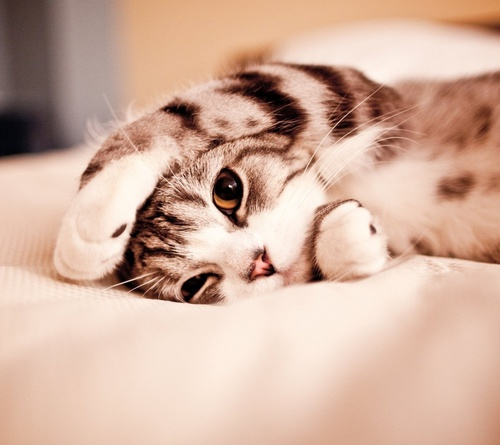
#> input picture Basic Image Processing/notebooks/cute_cat.jpg, 500 x 445 px
$ jupyter execute BasicImageProcessingTechniques.ipynb   (shell and % lines are left out)   (older library calls are emulated)
#> lines starting #> are read from the running program, lines starting #| are printed output that depends on the picture
[cell 1]
'''
Basic Image Processing Techniques
'''
# Importing libraries
import numpy as np
import os
from imageio import imread
import matplotlib.pyplot as plt
from skimage.transform import rotate
import skimage.io
import skimage.transform
import PIL
from PIL import Image

[cell 2]
def print_typeshape(img):
    '''
    Prints the type and shape of image
    '''
    print(f"Type of image: {type(img)}")
    print(f"Shape of image: {img.shape}")

## Loading and Plotting image

[cell 3]
# Loading image
cute_cat = imread('cute_cat.jpg')
#> cute_cat is the input picture: shape (445, 500, 3); mean R, G, B 210.1, 176.2, 158.3
print_typeshape(cute_cat)
#| Type of image: <class 'numpy.ndarray'>
#| Shape of image: (445, 500, 3)
# Pretty plot
plt.figure('Cute Cat')
plt.imshow(cute_cat)
plt.title("Original Image")
_ = plt.axis('off')

[cell 4]
# Reading the image as float value
cute_cat_float = imread('cute_cat.jpg').astype(np.float)
print_typeshape(cute_cat_float)
#| Type of image: <class 'numpy.ndarray'>
#| Shape of image: (445, 500, 3)
# Pretty plot
plt.figure('Cute cat - float')
plt.imshow(cute_cat_float)
plt.title('Original image read as float values')
_ = plt.axis('off')
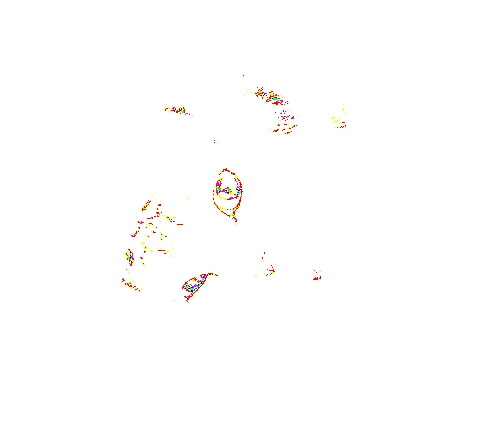
#> shown: shape (445, 500, 3) float64; mean R, G, B 0.999, 0.996, 0.995

That's weird why not normalize it and try again

[cell 5]
plt.figure('Cute cat corrected')
plt.imshow(cute_cat_float/255.)
plt.title('Original Image in float normalized by 255.')
_ = plt.axis('off')

## Resize

[cell 6]
# Resize
im = Image.open('cute_cat.jpg')
cat_small = np.array(im.resize([100, 100], resample =  1))
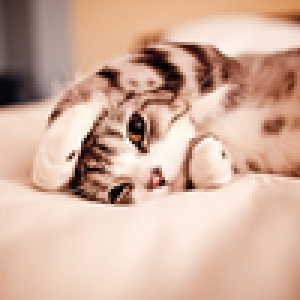
#> cat_small: shape (100, 100, 3) (shown 3 times larger); mean R, G, B 210.1, 176.2, 158.4
print_typeshape(cat_small)
#| Type of image: <class 'numpy.ndarray'>
#| Shape of image: (100, 100, 3)
# Pretty plot
plt.figure('Resized image')
plt.imshow(cat_small)
plt.title('Small sized cat image')
_ = plt.axis('off')

## Grayscale

[cell 7]
# Grayscale
def rgb2gray(img):
    if len(img.shape) is 3:
        return np.dot(img[...,:3], [0.299, 0.587, 0.114])
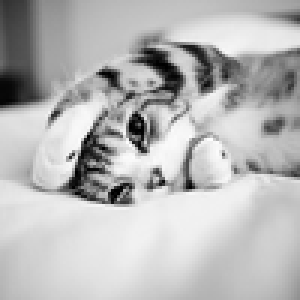
#> returned value: shape (100, 100) float64 (shown 3 times larger); min 0, max 254.1, mean 184.3
    else:
        print("Current image is gray!")
    return img

cat_small_gray = rgb2gray(cat_small)
print_typeshape(cat_small_gray)
#| Type of image: <class 'numpy.ndarray'>
#| Shape of image: (100, 100)
# Pretty plot
plt.figure('Small cat image')
plt.imshow(cat_small_gray, cmap=plt.get_cmap('gray'))
plt.title('Grayscale image')
plt.colorbar()
_ = plt.axis('off')
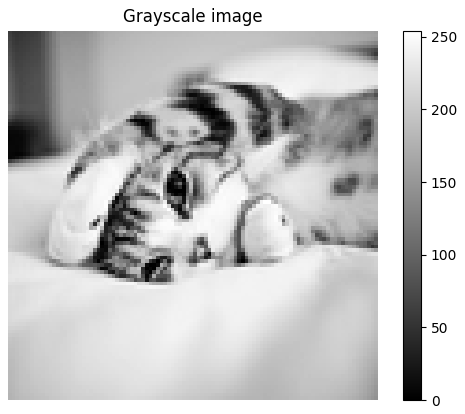
#> figure drawn by matplotlib, 2 panels

## Reshape

[cell 8]
#Converting to vector
catrowvec = np.reshape(cat_small_gray, (1, -1))
print_typeshape(catrowvec)
#| Type of image: <class 'numpy.ndarray'>
#| Shape of image: (1, 10000)

#Converting to matrix
catmatrix = np.reshape(cat_small_gray, (100, 100))
print_typeshape(catmatrix)
#| Type of image: <class 'numpy.ndarray'>
#| Shape of image: (100, 100)

## Rotation

[cell 9]
cat_rotated = rotate(cat_small, angle = 45)
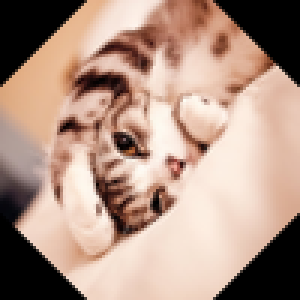
#> cat_rotated: shape (100, 100, 3) float64 (shown 3 times larger); mean R, G, B 0.692, 0.583, 0.525
# Pretty plot
plt.figure('Rotated image')
plt.imshow(cat_rotated)
plt.title('Rotated Image')
_ = plt.axis('off')

## Loading from folder

[cell 10]
cwd = os.getcwd()
path = cwd + '/images/cats'
valid_exts = [".jpg",".gif",".png",".tga", ".jpeg"]

print("%d files in %s" % (len(os.listdir(path)), path))

# Append Images and their Names to Lists
imgs = []
names = []
for f in os.listdir(path):
    # For all files
    ext = os.path.splitext(f)[1]
    # Check types
    if ext.lower() not in valid_exts:
        continue
    fullpath = os.path.join(path,f)
    imgs.append(imread(fullpath))
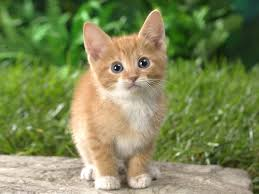
#> input picture Basic Image Processing/notebooks/images/cats/cat_1.jpeg, 259 x 194 px
    names.append(os.path.splitext(f)[0]+os.path.splitext(f)[1])
print ("%d images loaded" % (len(imgs)))
#| 3 images loaded

[cell 11]
# Check
nimgs = len(imgs)
#> nimgs = 3
randidx = np.sort(np.random.randint(nimgs, size=3))
#> randidx = [0, 0, 1]
print ("Type of 'imgs': ", type(imgs))
#| Type of 'imgs':  <class 'list'>
print ("Length of 'imgs': ", len(imgs))
#| Length of 'imgs':  3
for curr_img, curr_name, i \
    in zip([imgs[j] for j in randidx]
           , [names[j] for j in randidx]
           , range(len(randidx))):
    print ("[%d] Type of 'curr_img': %s" % (i, type(curr_img)))
    print ("    Name is: %s" % (curr_name))
    print ("    Size of 'curr_img': %s" % (curr_img.shape,))
#> this loop made 3 passes
#> curr_name on passes 1 to 3: 'cat_1.jpeg', 'cat_1.jpeg', 'cat_2.jpeg'
#| [0] Type of 'curr_img': <class 'numpy.ndarray'>
#|     Name is: cat_1.jpeg
#|     Size of 'curr_img': (194, 259, 3)
#| [1] Type of 'curr_img': <class 'numpy.ndarray'>
#|     Name is: cat_1.jpeg
#|     Size of 'curr_img': (194, 259, 3)
#| [2] Type of 'curr_img': <class 'numpy.ndarray'>
#|     Name is: cat_2.jpeg
#|     Size of 'curr_img': (183, 275, 3)

[cell 12]
# Plot Images in 'imgs' list
nimgs = len(imgs)
randidx = np.sort(np.random.randint(nimgs, size=3))
#> randidx = [1, 1, 2]
for curr_img, curr_name, i \
    in zip([imgs[j] for j in randidx]
           , [names[j] for j in randidx], range(len(randidx))):
    plt.figure(i)
    plt.imshow(curr_img)
    plt.title("[" + str(i) + "] ")
    plt.draw()
#> this loop made 3 passes
